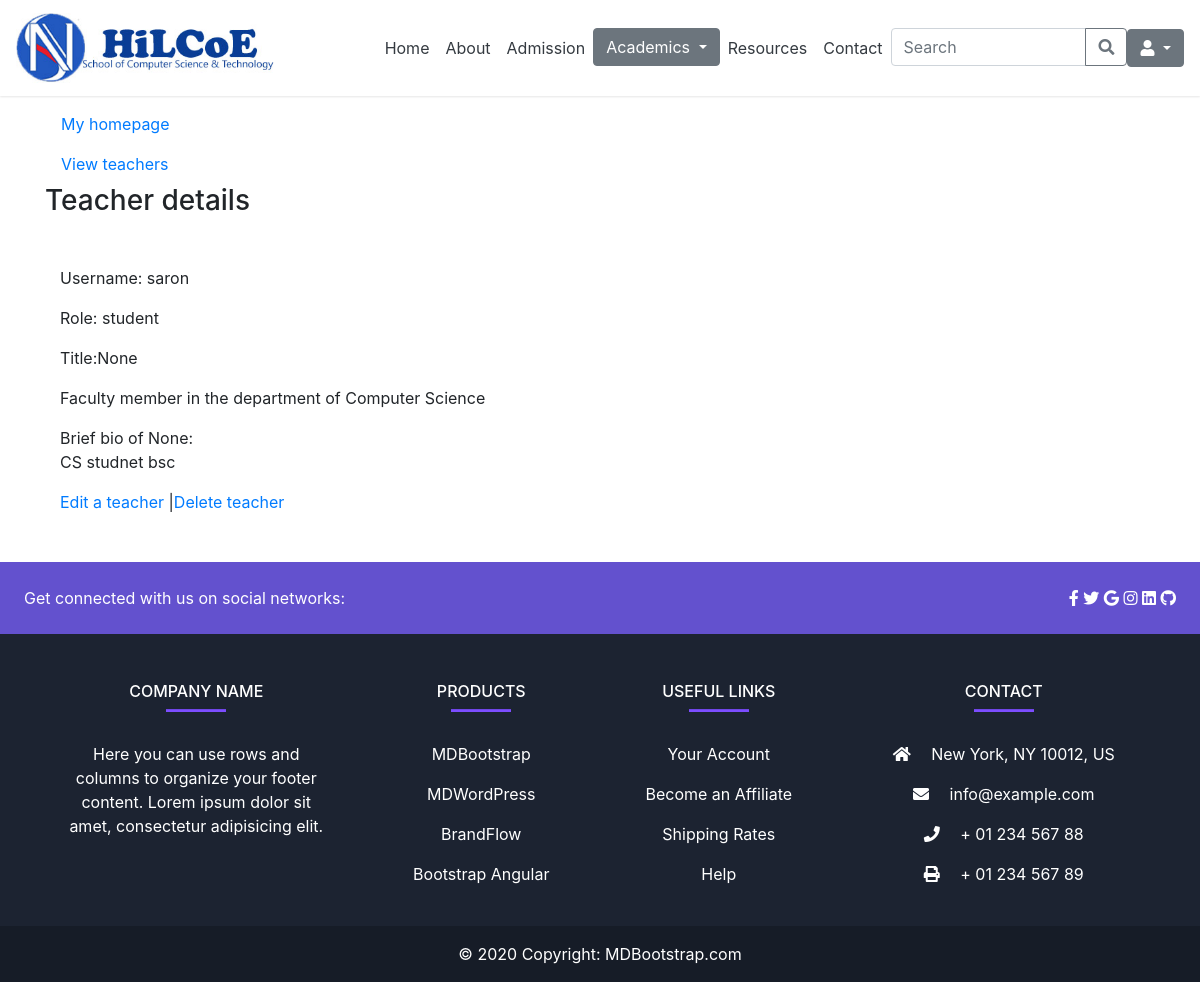
/admin_app/teacher/1/detail/, run on an earlier commit of the app's database.
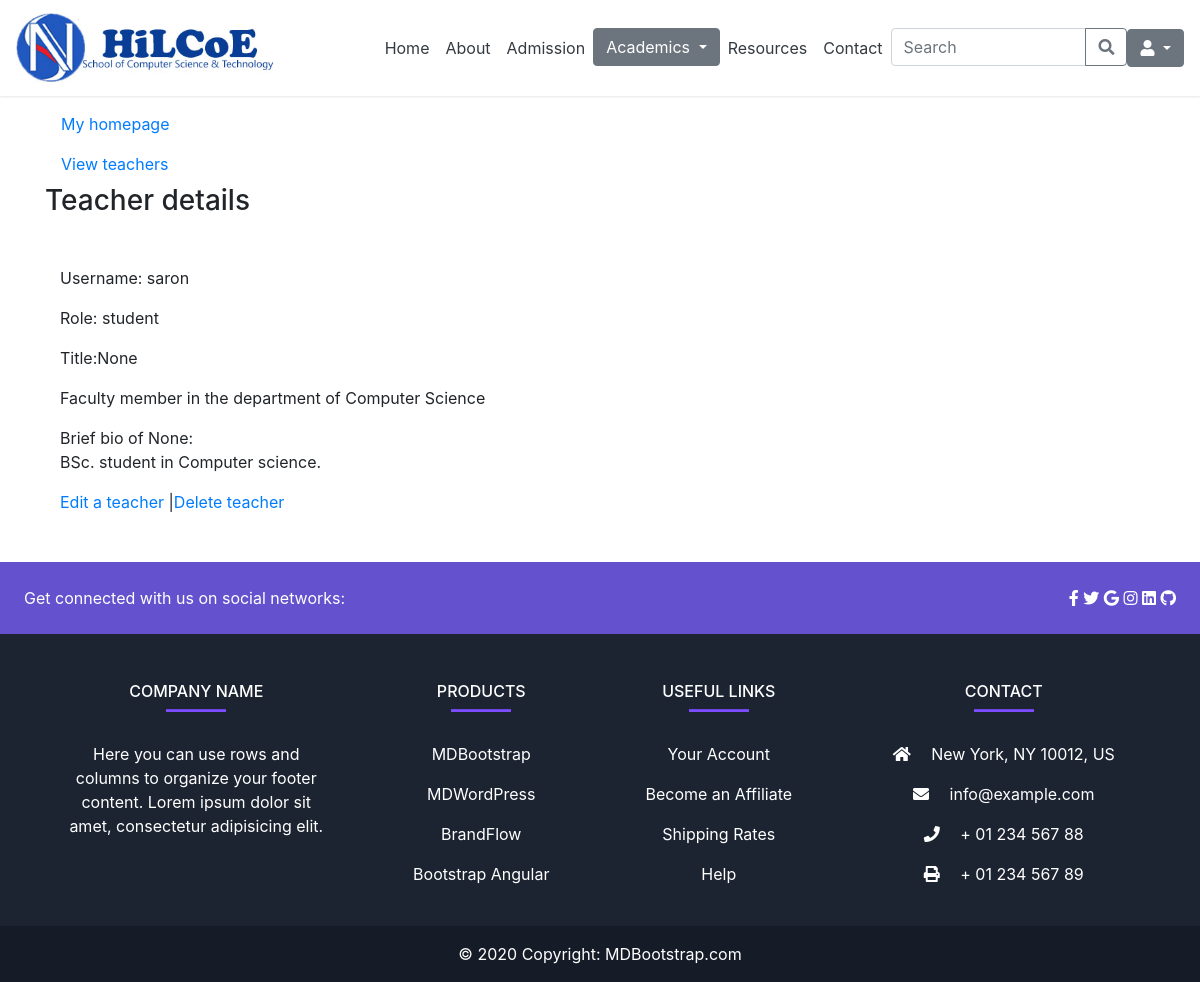
And on a later commit of the database.
### admin_app/models.py (models this page shows, shortened)
class UserProfile(models.Model):
    user = models.OneToOneField(User, on_delete=models.CASCADE)
    bio = models.TextField(default='Enter your bio briefly')
    role = models.CharField(max_length=20, choices=roles, default='student')
    department = models.ForeignKey(Department, on_delete=models.CASCADE, null=True, blank=True)
    academic_year = models.CharField(max_length=20, choices=year, null=True, blank=True)
    semester = models.CharField(max_length=20, choices=semester, null=True, blank=True)
    title = models.CharField(max_length=20, choices=title_choices, null=True, blank=True)

class Department(models.Model):
  name = models.CharField(max_length=50)
  department_head = models.CharField(max_length=50)
  def __str__(self):
        return self.name

### admin_app/views.py (the view)
# urls.py: path('teacher/<int:teacher_id>/detail/', views.teacher_detail, name='teacher-detail'),
def teacher_detail(request, teacher_id):
    teacher = UserProfile.objects.get(pk=teacher_id)
    context = {
      'teacher':teacher
   }
    return render(request, 'admin_app/teacher_detail.html', context)

### templates/admin_app/teacher_detail.html (shortened to what this page needs)
{% extends 'base.html' %}
{% block content %}
<div class="container my-5">
    <a class="nav-link text-black" href="{% if user.is_superuser or user.is_staff %}
            {% url 'admin-dashboard' %}
            {% else %}
                {% url 'cs-bsc' %}
            {% endif %}">My homepage
    </a>
    <a class="nav-link text-black" href="{% url 'teacher-list' %}"> View teachers </a>
    <h3>Teacher details</h3>
    <div class="container my-5">
        <p>Username: {{ teacher.user.username }} </p>
        <p>Role: {{ teacher.role }}</p>
        <p>Title:{{ teacher.title }}</p>
        <p>Faculty member in the department of {{ teacher.department }} </p>
        <p>Brief bio of {{ teacher.title }}: <br> {{ teacher.bio }}</p>
        <a href="{% url 'teacher-edit' teacher_id=teacher.pk %}">Edit a teacher </a>|<a href="{% url 'teacher-delete' teacher_id=teacher.pk %}">Delete teacher </a>
    </div>
</div>
{% endblock %}

What changed in the data, as far as the page shows it:
changed UserProfile "student": bio "CS studnet bsc" → "BSc. student in Computer science."
